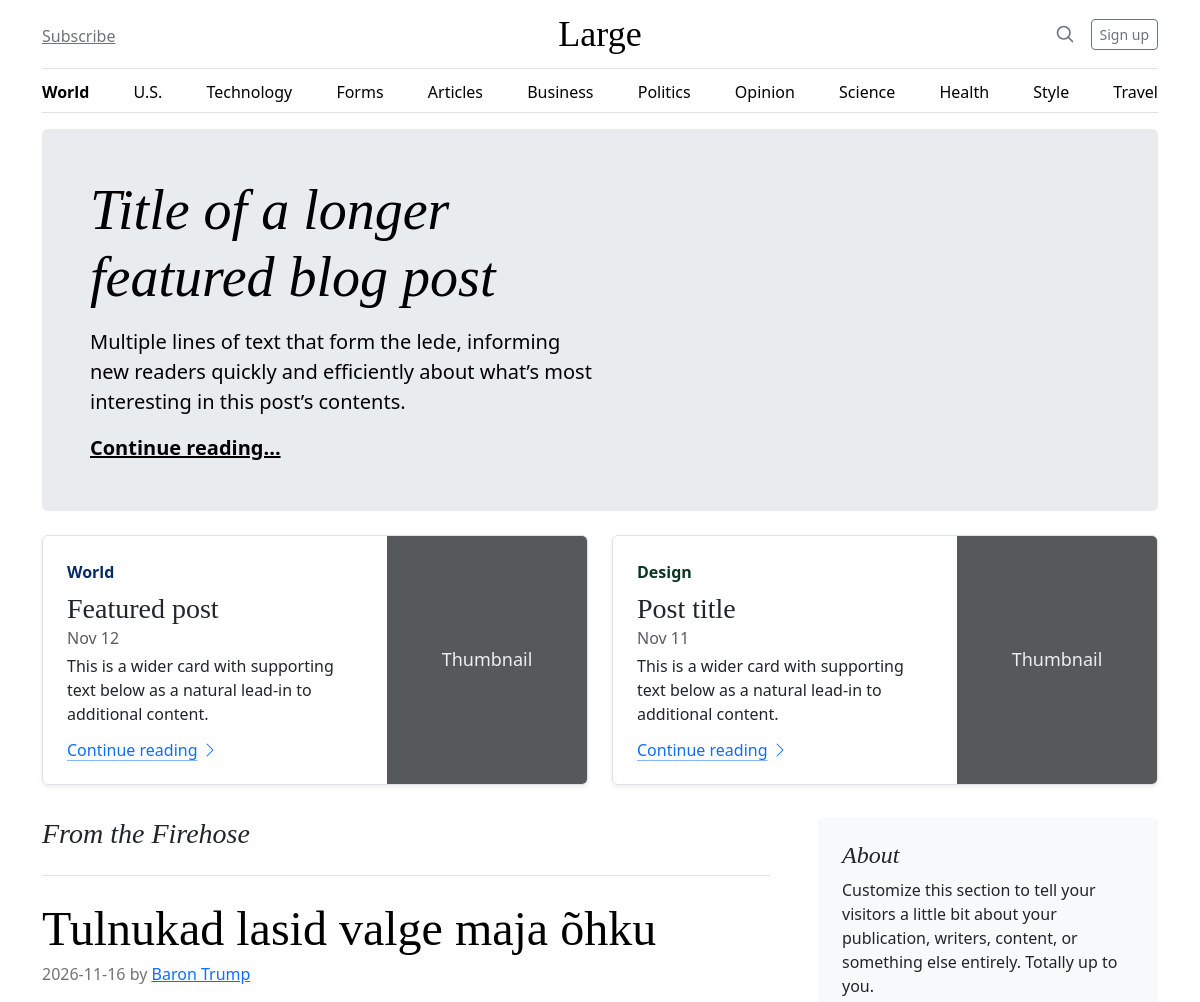
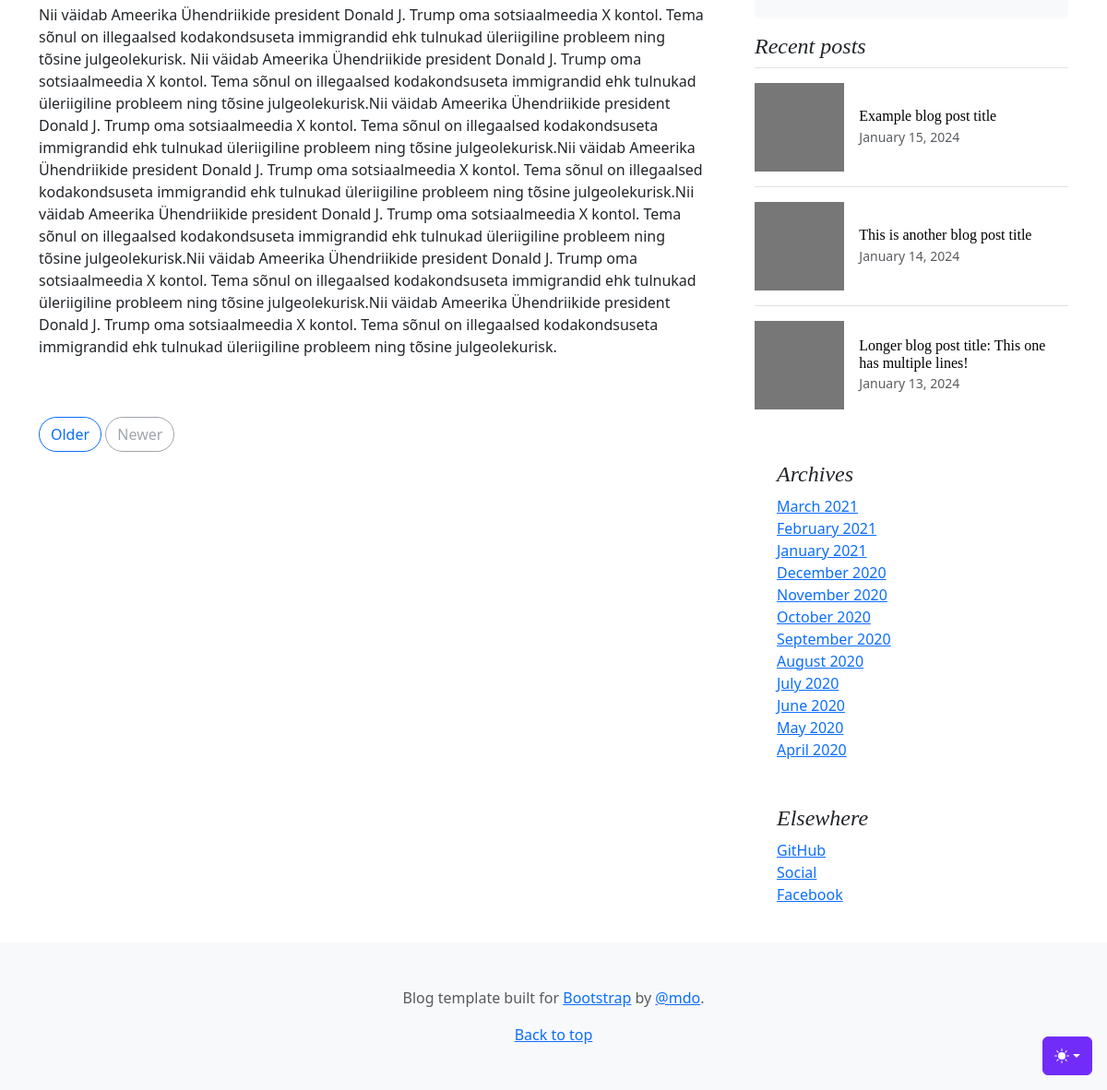
The page / on the database its author committed (2 pictures, top to bottom).
### tables this page shows
CREATE TABLE articles
(
    id     integer
        constraint articles_pk
            primary key autoincrement,
    title  text     not null,
    body   text,
    date   datetime not null,
    author text     not null
);

### helpers.php (called while the page is built, shortened)
<?php
function view($viewName, $variables=[]){
    extract($variables);
    include __DIR__ . "/views/$viewName.php";
}

### src/Controllers/PublicController.php (called while the page is built, shortened)
<?php
class PublicController
{
    public function index()
    {
        $articles = Article::all();
        view('index', compact('title', 'articles'));
    }
}

### src/DB.php (called while the page is built, shortened)
<?php
class DB {
    private $conn;
    public function __construct()
    {
        try {
            $this->conn = new PDO("sqlite:" . __DIR__ . '/../db.sqlite');
            $this->conn->setAttribute(PDO::ATTR_ERRMODE, PDO::ERRMODE_EXCEPTION);
        } catch (PDOException $e) {
            echo "Connection failed: " . $e->getMessage();
        }
    }
    public function all($table, $class) {
        $sql = "SELECT * FROM $table";
        $result = $this->conn->query($sql);
        $result->setFetchMode(PDO::FETCH_CLASS, $class);
        return $result->fetchAll();
    }
}

### src/Models/Model.php (called while the page is built, shortened)
<?php
abstract class Model {
    protected static string $table;
    public static function all() {
        $db = new DB();
        return $db->all(static::$table, static::class);
    }
}

### views/partials/posts.php (the view)
<h3 class="pb-4 mb-4 fst-italic border-bottom">From the Firehose</h3>
<?php foreach (($articles ?? []) as $article): ?>
  <article class="blog-post">
    <h2 class="display-5 link-body-emphasis mb-1"><?= $article->title ?></h2>
    <p class="blog-post-meta">
      <?= $article->date ?> by <a href="#"><?= $article->author ?></a>
    </p>
    <p>
      <?= $article->body ?>
    </p>
  </article>
<?php endforeach ?>
<nav class="blog-pagination" aria-label="Pagination">
  <a class="btn btn-outline-primary rounded-pill" href="#">Older</a>
  <a
    class="btn btn-outline-secondary rounded-pill disabled"
    aria-disabled="true">Newer</a>
</nav>

### rows shown on the page
articles: title "Tulnukad lasid valge maja õhku", date "2026-11-16", author "Baron Trump", body "Nii väidab Ameerika Ühendriikide president Donald J. Trump oma sotsiaalmeedia X kontol. Tema sõnul on illegaalsed kodakondsuseta immigrandid ehk tulnukad üleriigiline probleem ning tõsine julgeolekurisk. Nii väidab Ameerika Ühendriikide president Donald J. Trump oma sotsiaalmeedia X kontol. Tema sõnul on illegaalsed kodakondsuseta immigrandid ehk tulnukad üleriigiline probleem ning tõsine julgeolekurisk.Nii väidab Ameerika Ühendriikide president Donald J. Trump oma sotsiaalmeedia X kontol. Tema sõnul on illegaalsed kodakondsuseta immigrandid ehk tulnukad üleriigiline probleem ning tõsine julgeolekurisk.Nii väidab Ameerika Ühendriikide president Donald J. Trump oma sotsiaalmeedia X kontol.…"
